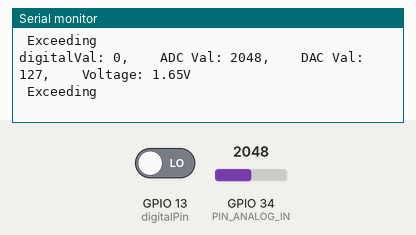
Bench run of a sketch on a simulated ESP32. On the bench: the last lines printed to the serial monitor. The inputs (shaded band) are chosen by the test bench; at power-on: GPIO 34 (PIN_ANALOG_IN) = 2048, GPIO 13 (digitalPin) LOW.

Above: at 1.2 s.
1.3 s: GPIO 34 (PIN_ANALOG_IN) set to 1655
At 2.16 s:
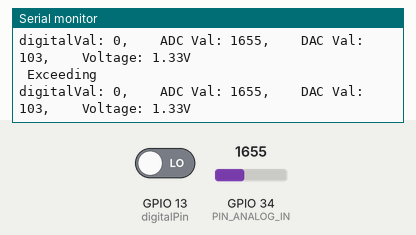
2.8 s: GPIO 34 (PIN_ANALOG_IN) set to 1565
At 2.84 s:
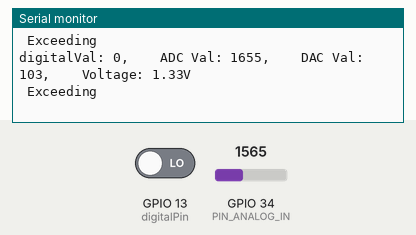
5.9 s: GPIO 34 (PIN_ANALOG_IN) set to 11
At 5.99 s:
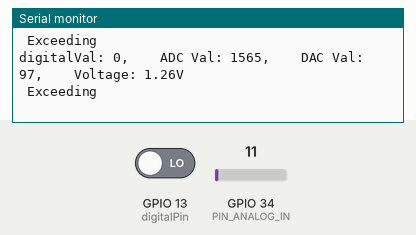
7.4 s: GPIO 34 (PIN_ANALOG_IN) set to 8
At 7.42 s:
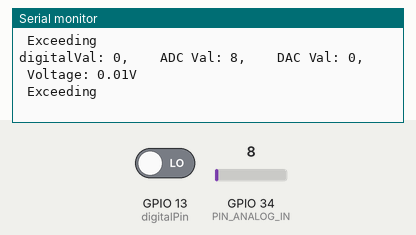
Timing chart, 0 to 10.4 s (numbered marks = the images above; inputs shaded):
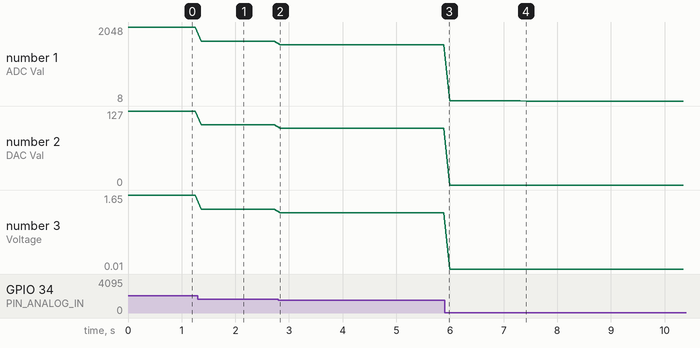

Measured:
- the behaviour switches between 1606 and 1605 on GPIO 34 (PIN_ANALOG_IN) (found by bisection; images 1 and 2)
- after the input at 1.3 s, the serial monitor: prints a new line after 0.06 s (image 1)
- after the input at 7.4 s, the serial monitor: prints a new line at once (image 4)
- plotted number 1: 2048 → 1655 after the input at 1.3 s, 1655 → 1565 after the input at 2.8 s, 1565 → 11 after the input at 5.9 s, 11 → 8 after the input at 7.4 s
- plotted number 2: 127 → 103 after the input at 1.3 s, 103 → 97 after the input at 2.8 s
- plotted number 3: 1.65 → 1.33 after the input at 1.3 s, 1.33 → 1.26 after the input at 2.8 s, 1.26 → 0.01 after the input at 5.9 s

The sketch:

MQ-2.ino
```cpp
//**********************************************************************************
/*
 * Filename    : MQ2
 * Description : Read the basic usage of Digital, ADC，DAC and Voltage
 * Auther      : http//www.keyestudio.com
*/
//MQ_2 two pins 13, 34, respectively
#define PIN_ANALOG_IN  34
int digitalPin =  13;

//The following two variables hold the digital signal and adc values respectively
int analogVal = 0;
int adcVal = 0;

void setup() {
  Serial.begin(9600);
  pinMode(digitalPin, INPUT); //Digital pin 13 is set to input mode
}

//In loop()，the digitalRead()function is used to obtain the digital value,
//the analogRead() function is used to obtain the ADC value.
//and then the map() function is used to convert the value into an 8-bit precision DAC value.
//The input and output voltage are calculated according to the previous formula,
//and the information is finally printed out.
void loop() {
  int digitalVal = digitalRead(digitalPin);  //Read digital signal;
  int adcVal = analogRead(PIN_ANALOG_IN);
  int dacVal = map(adcVal, 0, 4095, 0, 255);
  double voltage = adcVal / 4095.0 * 3.3;
  Serial.printf("digitalVal: %d, \t ADC Val: %d, \t DAC Val: %d, \t Voltage: %.2fV\n",digitalVal, adcVal, dacVal, voltage);
  if (digitalVal == 1) {
    Serial.println(" Normal");
  }
  else {
    Serial.println(" Exceeding");
  }
  delay(100); //Delay time 100 ms
}
//**********************************************************************************
```
